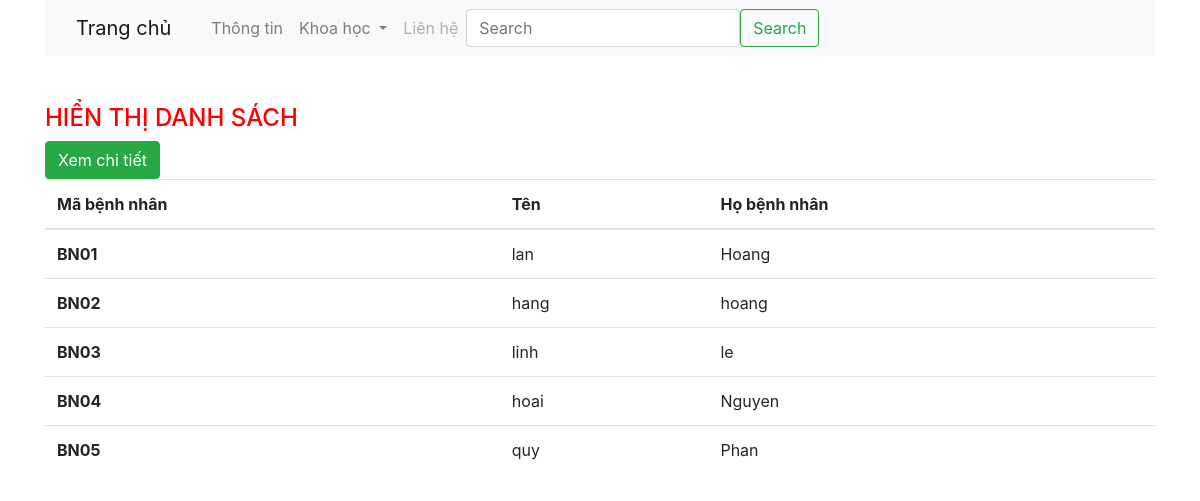
The page / on the database its author committed.
### tables this page shows
CREATE TABLE `patient` (
  `patientid` varchar(30) NOT NULL,
  `firstname` varchar(100) DEFAULT NULL,
  `lastname` varchar(50) DEFAULT NULL,
  `dateofbirth` date DEFAULT NULL,
  `gender` varchar(20) DEFAULT NULL,
  `mobile` float DEFAULT NULL,
  `email` varchar(100) DEFAULT NULL,
  `height` float DEFAULT NULL,
  `weight` float DEFAULT NULL,
  `blood_type` varchar(20) DEFAULT NULL,
  `created_on` date DEFAULT NULL,
  `modified_on` date DEFAULT NULL
);

### src/index.php (the view, shortened to what this page needs)
<!DOCTYPE html>
<html>
<head>
</head>
<body>
	<!DOCTYPE html>
<html>
<head>
	<link rel="stylesheet" type="text/css" href="https://cdnjs.cloudflare.com/ajax/libs/font-awesome/5.15.4/css/all.min.css">
 <link rel="stylesheet" href="https://stackpath.bootstrapcdn.com/bootstrap/4.3.1/css/bootstrap.min.css">
  <link rel="stylesheet" href="https://stackpath.bootstrapcdn.com/font-awesome/4.7.0/css/font-awesome.min.css">
  <link rel="stylesheet" href="https://cdn.jsdelivr.net/npm/bootstrap-icons@1.5.0/font/bootstrap-icons.css">
</head>
<body>
	<article class="container">
		<section class="row">
			<section class="col-md-12">
				<nav class="navbar navbar-expand-lg navbar-light bg-light">
  <div class="container-fluid">
    <a class="navbar-brand" href="#">Trang chủ</a>
    <div class="collapse navbar-collapse" id="navbarSupportedContent">
      <ul class="navbar-nav me-auto mb-2 mb-lg-0">
        <li class="nav-item">
          <a class="nav-link active" aria-current="page" href="#"></a>
        </li>
        <li class="nav-item">
          <a class="nav-link" href="#">Thông tin</a>
        </li>
        <li class="nav-item dropdown">
          <a class="nav-link dropdown-toggle" href="#" id="navbarDropdown" role="button" data-bs-toggle="dropdown" aria-expanded="false">
           Khoa học
          </a>
        </li>
        <li class="nav-item">
          <a class="nav-link disabled">Liên hệ</a>
        </li>
      </ul>
      <form class="d-flex">
        <input class="form-control me-2" type="search" placeholder="Search" aria-label="Search">
        <button class="btn btn-outline-success" type="submit">Search</button>
      </form>
    </div>
  </div>
</nav>
			</section>
		</section>
		<section class="row mt-5">
			<section class="col-md-12">
				<h4 style="color:red;">HIỂN THỊ DANH SÁCH</h4>
				<a href="chitiet.php"><button class="btn btn-success">Xem chi tiết</button></a>
				<br>
				<main>
        <table class="table">
                <tr>
                    <th scope="col">Mã bệnh nhân</th>
                    <th scope="col">Tên</th>
                    <th scope="col"> Họ bệnh nhân</th>
                </tr>
            <tbody>
                <?php
                $conn=mysqli_connect('localhost','root','','patient');
                    $sql = "SELECT patientid, firstname, lastname FROM patient";
                    $result = mysqli_query($conn,$sql);
                    if(mysqli_num_rows($result)>0){
                        while($row=mysqli_fetch_assoc($result)){
                ?>
                            <tr>
                                <th scope="row"><?php echo $row['patientid']; ?> </th>
                                <td><?php echo $row['firstname']; ?></td>
                                <td><?php echo $row['lastname']; ?></td>
                            </tr>
                <?php
                        }
                    }
                ?>
            </tbody>
            </table>
    </main>
			</section>
		</section>
	</article>
</body>
</html>
</body>
</html>

### rows shown on the page
patient: patientid "BN01", firstname "lan", lastname "Hoang"
patient: patientid "BN02", firstname "hang", lastname "hoang"
patient: patientid "BN03", firstname "linh", lastname "le"
patient: patientid "BN04", firstname "hoai", lastname "Nguyen"
patient: patientid "BN05", firstname "quy", lastname "Phan"
